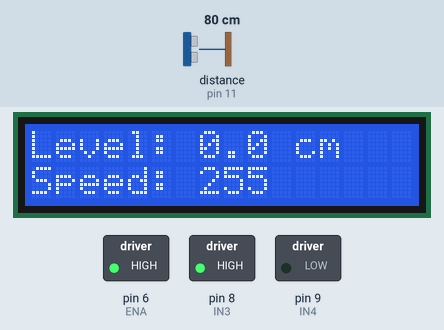
This sketch was run on a simulated Arduino Uno, built with avr-gcc and run on an emulated ATmega328P. Shown: 16×2 character LCD, switched loads named in the sketch (green lamp = pin HIGH). Wiring (inferred from the names in the program): ultrasonic range finder: trigger pin 10; echo pin 11. The inputs (shaded band) are chosen by the test bench; at power-on: distance to the obstacle (sensor on pin 11) 80 cm. The echo pulse lasts 58.3 µs per cm; pins used as bus, display or sensor lines are not drawn; what the sketch prints to the serial monitor is not drawn.

Above: at 1.2 s.
1.3 s: distance to the obstacle (sensor on pin 11) set to 15 cm
2.8 s: distance to the obstacle (sensor on pin 11) set to 12 cm
At 3.4 s:
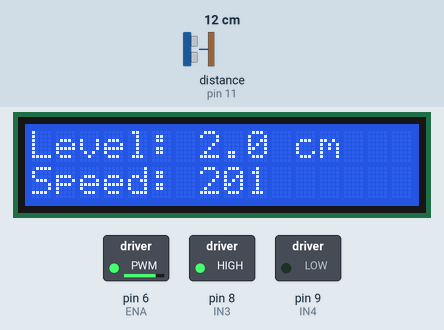
4.4 s: distance to the obstacle (sensor on pin 11) set to 4 cm
At 4.9 s:
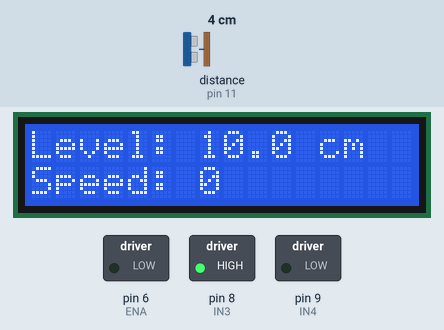
Timing chart, 0 to 7.4 s (numbered marks = the images above; inputs shaded):
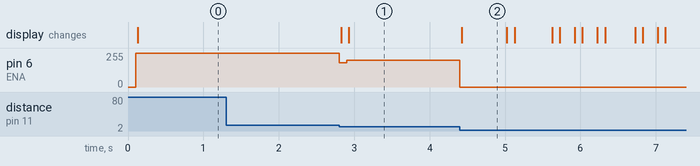

Measured:
- the behaviour switches between 13 and 12 cm on distance to the obstacle (sensor on pin 11) (found by bisection; images 0 and 1)
- after the input at 1.3 s, every drawn part: stays the same
- after the input at 2.8 s, pin 6 (ENA): 255/255 → 181/255 at once, → 201/255 0.10 s later; the display: first changes at once (image 1 shows a later state)
- what the display in image 2 shows lasts 0.6 s, from 4.4 s to 5.0 s

The sketch:

skm.ino
```cpp
#include <LiquidCrystal_I2C.h>
#include <Wire.h>

//Mendefinisikan PIN
const int TRIG = 10;
const int ECHO = 11;
const int ENA = 6;
const int IN3 = 8;
const int IN4 = 9;

LiquidCrystal_I2C lcd(0x27, 16, 2);

//PID Constants
double Kp = 100;    // Proportional gain
double Ki = 0.01;   // Integral gain
double Kd = 10;     // Derivative gain

double setpoint = 4.00;  // Target water level in cm
double error = 0;
double lastError = 0;
double integral = 0;
double derivative = 0;
double PIDValue = 0;
int motorSpeed = 0;

unsigned long lastTime = 0;
const long interval = 100;  // Interval waktu untuk update PID (100ms)

void setup() {
  Serial.begin(9600);
  lcd.init();
  lcd.backlight();

  pinMode(TRIG, OUTPUT);
  pinMode(ECHO, INPUT);
  pinMode(ENA, OUTPUT);
  pinMode(IN3, OUTPUT);
  pinMode(IN4, OUTPUT);

  // Set arah motor
  digitalWrite(IN3, HIGH);
  digitalWrite(IN4, LOW);
}

void loop() {
  unsigned long currentTime = millis();

  if (currentTime - lastTime >= interval) {
    // Baca jarak air
    double currentLevel = distance();

    if(currentLevel > 13.00) {
      currentLevel = 0;  // Jika lebih dari 13cm, anggap 0
    } else {
      currentLevel = 13.00 - currentLevel;  // Konversi ke level air
    }
    // Hitung PID
    calculatePID(currentLevel);

    // Jalankan motor
    runMotor(motorSpeed);

    // Update display
    updateDisplay(currentLevel);

    // Serial print untuk monitoring grafik
    Serial.print(currentLevel);
    Serial.print(",");
    Serial.println(motorSpeed);

    lastTime = currentTime;
  }
}

long distance() {
  digitalWrite(TRIG, LOW);
  delayMicroseconds(4);
  digitalWrite(TRIG, HIGH);
  delayMicroseconds(10);
  digitalWrite(TRIG, LOW);

  long t = pulseIn(ECHO, HIGH);
  long cm = t / 29 / 2;
  return cm;
}

void calculatePID(double currentLevel) {
  // Hitung error
  error =  setpoint - currentLevel  ;

  // Hitung integral
  integral += error;  // Convert interval to seconds

  // Hitung derivative
  derivative = error - lastError;

  // Hitung output PID
  PIDValue = (Kp * error) + (Ki * integral) + (Kd * derivative);

  // Batasi output motor
  motorSpeed = constrain(PIDValue, 0, 255);

  // Simpan error untuk iterasi berikutnya
  lastError = error;
}

void runMotor(int speed) {
  // Jalankan motor dengan PWM
  analogWrite(ENA, speed);
}

void updateDisplay(double currentLevel) {
  lcd.clear();

  // Baris pertama: Level air
  lcd.setCursor(0, 0);
  lcd.print("Level: ");
  lcd.print(currentLevel, 1);
  lcd.print(" cm");

  // Baris kedua: Kecepatan motor
  lcd.setCursor(0, 1);
  lcd.print("Speed: ");
  lcd.print(motorSpeed);
}
```
